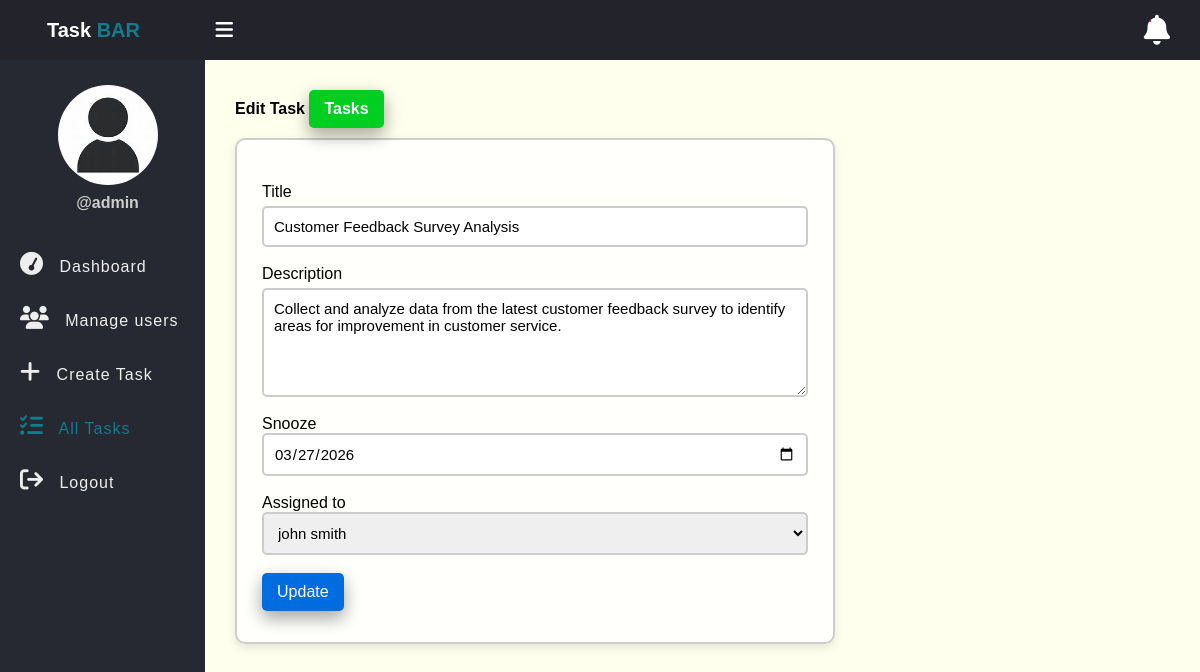
The app's page /edit-task.php?id=43 (signed in) with its own data.
### tables this page shows
CREATE TABLE `tasks` (
  `id` int(11) NOT NULL,
  `title` varchar(100) NOT NULL,
  `description` text DEFAULT NULL,
  `assigned_to` int(11) DEFAULT NULL,
  `due_date` date DEFAULT NULL,
  `status` enum('pending','in_progress','completed') DEFAULT 'pending',
  `created_at` timestamp NOT NULL DEFAULT current_timestamp()
);

### app/model/Task.php (called while the page is built, shortened)
<?php
function get_task_by_id($conn, $id) {
  $sql = "SELECT * FROM  tasks WHERE id =? ";
  $stmt = $conn->prepare($sql);
  $stmt->execute([$id]);
  if($stmt->rowCount() > 0) {
     $task = $stmt->fetch();
  }else $task = 0;
  return $task;
}

### app/model/User.php (called while the page is built, shortened)
<?php
function get_all_users($conn){
	$sql = "SELECT * FROM users WHERE role =? ";
	$stmt = $conn->prepare($sql);
	$stmt->execute(["employee"]);
	if($stmt->rowCount() > 0){
		$users = $stmt->fetchAll();
	}else $users = 0;
	return $users;
}

### edit-task.php (the view, shortened to what this page needs)
<?php
if (isset($_SESSION['role'])&& isset($_SESSION ['id']) && $_SESSION['role'] == "admin") {
    include "DB_connection.php";
    include "app/model/Task.php";
    include "app/model/User.php";
    $id = $_GET['id'];
    $task = get_task_by_id($conn , $id);
     $users = get_all_users($conn);
?>
<!DOCTYPE html>
<html lang="en">
<head>
 <link rel="stylesheet" href="https://cdnjs.cloudflare.com/ajax/libs/font-awesome/6.7.2/css/all.min.css" />
 <link rel="stylesheet" href="css/style.css">
</head>
<body>
  <?php include "inc/header.php" ?>
  <div class="body">
    <?php include "inc/nav.php" ?>
    <section class="section-1">
      <h4 class="title">Edit Task
        <a href="tasks.php">Tasks</a></h4>
      <form class="form-1" method="POST" action="app/update-task.php">
          <br>
        <div class="input-holder">
          <label>Title</label>
          <input type="text" name="title" value="<?=$task['title']?>" class="input-1" placeholder="Title"><br>
        </div>
        <div class="input-holder">
          <label>Description</label>
          <textarea name = "description" rows="5" class="input-1"><?=$task['description']?></textarea> <br>
        </div>
        <div class="input-holder">
					<lable>Snooze</lable>
					<input type="date" name="due_date" class="input-1" placeholder="Snooze" value="<?=$task['due_date']?>"><br>
				</div>
        <div class="input-holder">
					<lable>Assigned to</lable>
					<select name="assigned_to"   class="input-1">
            <?php if ($users !=0) {
							foreach ($users as $user) {
                if ($task['assigned_to'] == $user['id']) { ?>
									<option selected value="<?=$user['id']?>"><?=$user['full_name']?></option>
						<?php }else{ ?>
                  <option value="<?=$user['id']?>"><?=$user['full_name']?></option>
						<?php } } } ?>
          </select><br>
				</div>
        <button type="submit" class="edit-btn">Update</button>
      </form>
    </section>
  </div>
</body>
</html>
<?php }else{
  $em = "first login";
    header("Location: login.php?error=$em");
    exit();
} ?>

### css/style.css (style rules this page uses)
* { padding: 0; margin: 0; box-sizing: border-box; font-family: Arial, sans-serif; }
.body { display: flex; }
.section-1 { padding:30px; }
.section-1 .title { margin-bottom: 10px; }
.section-1 .title a { text-decoration: none; display: inline-block; padding-left:10px; border: none; background: #00cF22; padding: 10px 15px; color: #fff; font-size: 16px; border-radius: 5px; cursor: pointer; outline: none; transition: background 1s; box-shadow: 0 8px 16px 0 rgba(0,0,0,0.2), 0 6px 20px 0 rgba(0,0,0,0.19); }
.section-1 { width:100%; background: #ffe; }
.edit-btn { text-decoration: none; display: inline-block; padding-left: 10px; border: none; margin-bottom: 6px; background: #006CE0; padding: 10px 15px; color: #fff; font-size: 16px; border-radius: 5px; cursor: pointer; outline: none; transition: background 1s; box-shadow: 0 8px 16px 0 rgba(0,0,0,0.2), 0 6px 20px 0 rgba(0,0,0,0.19); }
.form-1 { width:90%; border: 2px solid #ccc; padding: 25px; border-radius: 10px; background-color: #ffffffce; max-width: 600px; box-shadow: 0 4px 10px rgba(0,0,0,0.1); }
.input-holder label { display: block; margin-bottom: 5px; }
.input-1 { border: 2px solid #ccc; width: 100%; padding: 10px; font-size: 15px; outline: none; border-radius: 5px; display: block; }

### records on screen
tasks: title "Customer Feedback Survey Analysis", description "Collect and analyze data from the latest customer feedback survey to identify areas for improvement in customer service.", due_date "03/27/2026"

### other values on screen
$_SESSION['username'] "admin"
form field assigned_to "john smith"
